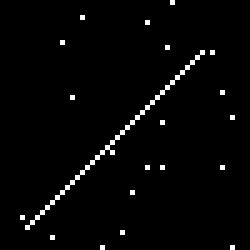
#> input picture line2.bmp, 50 x 50 px (shown 5 times larger)
$ python RANSAC2.py
#> lines starting #> are read from the running program, lines starting #| are printed output that depends on the picture; after the words box and inside, x2 and y2 are one past the last pixel; in counts of white or black regions, pixels touching at a corner belong together
import cv2
import numpy as np
import math
import statistics

img = cv2.imread('line2.bmp')
#> img is the input picture: shape (50, 50, 3); 2.2% white in thin lines or dots, all inside (x1, y1, x2, y2) = (4, 0, 47, 50)

height = img.shape[0]
#> height = 50
width = img.shape[1]
#> width = 50

whitesx = []
whitesy = []
#for choosen white pixels
whitesxx =[]
whitesyy= []

def Ransac():
    distances = []
    #repeat the algorithm 5 times
    for l in range(5):
        # put white positions in whites
        for i in range(width):
            for j in range(width):
                if (img[i, j][1] > 0):
                    whitesxx.append(i)
                    whitesyy.append(j)

        print(len(whitesyy))
         #chose 30 numbers from 56 white pixels
        numbers = [0, 1, 2, 3, 4, 5, 6, 7, 8, 9, 10, 11, 12, 13, 14, 15, 16, 17, 18, 19, 20, 21, 22, 23, 24, 25, 26, 27,
                   28, 29,30,31,32,33,34,35,36,37,38,39,40,41,42,43,44,45,46,47,48,49,50,
                   51,52,53,54,55]
        # choose 30 of random whites
        randomMembers = np.random.choice(numbers, 25, replace=False)
        print(randomMembers)
           #choose random points and put them in whitex and whitey
        for x in range(len(randomMembers)):
            whitesx.append(whitesxx[randomMembers[x]])
        for y in range(len(randomMembers)):
            whitesy.append(whitesyy[randomMembers[y]])

        print((whitesx))
        print(whitesy)
         #needed for calculating m
        x2 = []
        for k in range(len(whitesx)):
            x2.append(whitesx[k] * whitesx[k])
        # to calculate xy to find xy bar
        mean_xy_ = []
        for y in range(len(whitesx)):
            mean_xy_.append(whitesx[y] * whitesy[y])
        #calculate m and c
        meanxybar = statistics.mean(mean_xy_)
        m = (((statistics.mean(whitesx)) * (statistics.mean(whitesy))) - meanxybar) / (
            ((statistics.mean(whitesx) * statistics.mean(whitesx))
             - statistics.mean(x2)))
        c = statistics.mean(whitesy) - (m * statistics.mean(whitesx))

        print(m)
        print(c)


        img2 = cv2.line(img, (int(1),int(1*m + c)), (int(40),int(40*m + c)), (255, 255, 0), 1)

        whitesy.clear()
        whitesx.clear()
        whitesxx.clear()
        whitesyy.clear()
#> this loop made 5 passes
#> pass 2, in Ransac, `img2 = cv2.line(img, (int(1),int(1*m + c)), (int(40),int(40*m + c)), (..`:
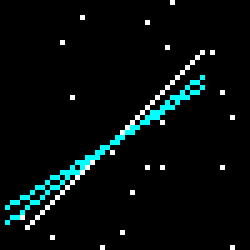
#> img2: shape (50, 50, 3) (shown 5 times larger); mean B, G, R 12.6, 12.6, 5.2
#> pass 3, in Ransac, `img2 = cv2.line(img, (int(1),int(1*m + c)), (int(40),int(40*m + c)), (..`:
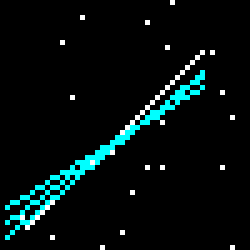
#> img2: shape (50, 50, 3) (shown 5 times larger); 1.12% of pixels changed, all inside (x1, y1, x2, y2) = (1, 14, 41, 48)
#> after the loop:
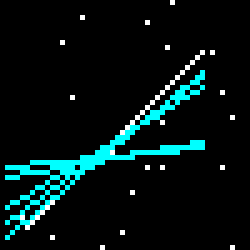
#> img: shape (50, 50, 3) (shown 5 times larger); 6.36% of pixels changed, all inside (x1, y1, x2, y2) = (1, 14, 41, 48)
#> after the loop, whitesx = []; whitesxx = []; whitesy = []; whitesyy = []
    return img2


img2 =Ransac();
cv2.imwrite('lineeeee.jpg',img2)

cv2.imshow('img',img2)
cv2.waitKey(0)

$ run again, with line1.bmp copied over line2.bmp
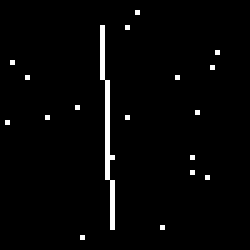
#> input picture line1.bmp, 50 x 50 px (shown 5 times larger)
#> img is the input picture: shape (50, 50, 3); 2.4% white in thin lines or dots, all inside (x1, y1, x2, y2) = (1, 2, 44, 48)
#> the loop in Ransac, `for l in range(5):` made 5 passes
#> pass 3, in Ransac, `img2 = cv2.line(img, (int(1),int(1*m + c)), (int(40),int(40*m + c)), (..`:
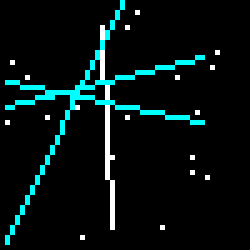
#> img2: shape (50, 50, 3) (shown 5 times larger); mean B, G, R 18.3, 18.3, 5.6
#> after the loop in Ransac, `for l in range(5):`:
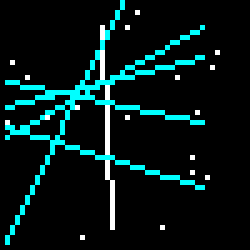
#> img: shape (50, 50, 3) (shown 5 times larger); 7.8% of pixels changed, all inside (x1, y1, x2, y2) = (1, 0, 41, 49)
#> after the loop in Ransac, `for l in range(5):`: whitesx = []
